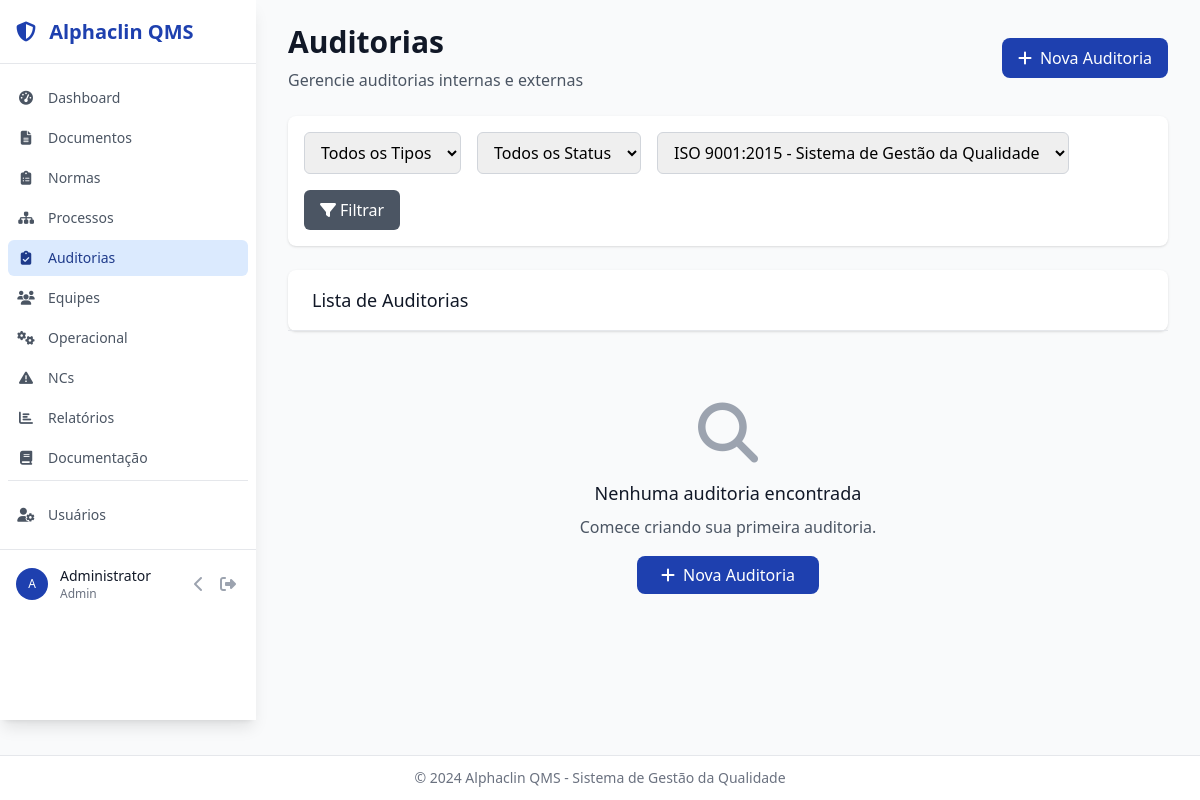
Page /audits/?norm_id=1 (signed in) on the committed database.
### models.py (models this page shows)
class User(UserMixin, db.Model):
    __tablename__ = 'users'
    id = db.Column(db.Integer, primary_key=True)
    username = db.Column(db.String(80), unique=True, nullable=False)
    email = db.Column(db.String(120), unique=True, nullable=False)
    password_hash = db.Column(db.String(255), nullable=False)
    full_name = db.Column(db.String(255), nullable=False)
    role = db.Column(db.Enum(UserRole), default=UserRole.USER, nullable=False)
    is_active = db.Column(db.Boolean, default=True, nullable=False)
    created_at = db.Column(db.DateTime, default=datetime.utcnow)
    last_login = db.Column(db.DateTime)
    created_documents = db.relationship('Document', foreign_keys='Document.created_by_id', backref='creator', lazy='dynamic')
    assigned_audits = db.relationship('Audit', foreign_keys='Audit.assigned_auditor_id', backref='assigned_auditor', lazy='dynamic')

### blueprints/audits.py (the view)
@audits_bp.route('/')
@login_required
def index():
    audit_type = request.args.get('type')
    status = request.args.get('status')
    norm_id = request.args.get('norm_id')
    query = Audit.query
    if audit_type:
        query = query.filter_by(audit_type=AuditType(audit_type))
    if status:
        query = query.filter_by(status=status)
    if norm_id:
        query = query.filter_by(norm_id=norm_id)
    audits = query.order_by(Audit.created_at.desc()).all()
    norms = Norm.query.filter_by(is_active=True).all()
    return render_template('audits/index.html', audits=audits, norms=norms)

### templates/audits/index.html (shortened to what this page needs)
{% extends "base.html" %}
{% block content %}
<div class="space-y-6">
    <div class="flex justify-between items-center">
        <div>
            <h1 class="text-3xl font-bold text-gray-900">Auditorias</h1>
            <p class="mt-2 text-gray-600">Gerencie auditorias internas e externas</p>
        </div>
        <a href="{{ url_for('audits.create') }}" class="bg-alphaclin-blue hover:bg-alphaclin-dark text-white px-4 py-2 rounded-lg transition-colors">
            <i class="fas fa-plus mr-2"></i>Nova Auditoria
        </a>
    </div>
    <div class="bg-white p-4 rounded-lg shadow">
        <form method="GET" class="flex flex-wrap gap-4 items-center">
            <div>
                <select name="type" class="px-3 py-2 border border-gray-300 rounded-md focus:outline-none focus:ring-2 focus:ring-alphaclin-blue">
                    <option value="">Todos os Tipos</option>
                </select>
            </div>
            <div>
                <select name="status" class="px-3 py-2 border border-gray-300 rounded-md focus:outline-none focus:ring-2 focus:ring-alphaclin-blue">
                    <option value="">Todos os Status</option>
                </select>
            </div>
            <div>
                <select name="norm_id" class="px-3 py-2 border border-gray-300 rounded-md focus:outline-none focus:ring-2 focus:ring-alphaclin-blue">
                    {% for norm in norms %}
                    <option value="{{ norm.id }}" {% if request.args.get('norm_id') == norm.id|string %}selected{% endif %}>{{ norm.name }}</option>
                    {% endfor %}
                </select>
            </div>
            <button type="submit" class="bg-gray-600 hover:bg-gray-700 text-white px-4 py-2 rounded-md transition-colors">
                <i class="fas fa-filter mr-1"></i>Filtrar
            </button>
        </form>
    </div>
    <div class="bg-white shadow rounded-lg">
        <div class="px-6 py-4 border-b border-gray-200">
            <h3 class="text-lg font-medium text-gray-900">Lista de Auditorias</h3>
        </div>
    </div>
    {% if not audits %}
    <div class="text-center py-12">
        <i class="fas fa-search text-gray-400 text-6xl mb-4"></i>
        <h3 class="text-lg font-medium text-gray-900 mb-2">Nenhuma auditoria encontrada</h3>
        <p class="text-gray-600 mb-6">Comece criando sua primeira auditoria.</p>
        <a href="{{ url_for('audits.create') }}" class="bg-alphaclin-blue hover:bg-alphaclin-dark text-white px-6 py-2 rounded-lg transition-colors">
            <i class="fas fa-plus mr-2"></i>Nova Auditoria
        </a>
    </div>
    {% endif %}
</div>
{% endblock %}

### templates/base.html (shortened to what this page needs)
<!DOCTYPE html>
<html lang="pt-BR">
<head>
    <script src="https://cdn.tailwindcss.com"></script>
    <link rel="stylesheet" href="https://cdnjs.cloudflare.com/ajax/libs/font-awesome/6.4.0/css/all.min.css">
</head>
<body class="bg-gray-50 min-h-screen flex flex-col">
    {% if current_user.is_authenticated %}
    <div id="sidebar" class="fixed left-0 top-0 w-64 bg-white shadow-lg transform transition-all duration-300 ease-in-out z-50 -translate-x-full lg:translate-x-0 flex flex-col overflow-y-auto" style="height: calc(100vh - 80px);">
        <div class="flex flex-col h-full">
            <div class="flex items-center justify-between h-16 px-4 border-b border-gray-200">
                <span id="logo-text" class="text-xl font-bold text-alphaclin-blue">
                    <i class="fas fa-shield-alt mr-2"></i>
                    Alphaclin QMS
                </span>
            </div>
            <nav class="px-2 py-4 space-y-1 overflow-y-auto">
                <a href="{{ url_for('main.dashboard') }}" title="Dashboard"
                    class="sidebar-link {% if request.endpoint == 'main.dashboard' %}bg-alphaclin-light text-alphaclin-dark{% else %}text-gray-600 hover:bg-gray-50 hover:text-gray-900{% endif %} group flex items-center px-2 py-2 text-sm font-medium rounded-md transition-colors">
                    <i class="fas fa-tachometer-alt sidebar-icon"></i>
                    <span class="sidebar-text ml-3">Dashboard</span>
                </a>
                <a href="{{ url_for('documents.index') }}" title="Documentos"
                    class="sidebar-link {% if request.blueprint == 'documents' %}bg-alphaclin-light text-alphaclin-dark{% else %}text-gray-600 hover:bg-gray-50 hover:text-gray-900{% endif %} group flex items-center px-2 py-2 text-sm font-medium rounded-md transition-colors">
                    <i class="fas fa-file-alt sidebar-icon"></i>
                    <span class="sidebar-text ml-3">Documentos</span>
                </a>
                <a href="{{ url_for('norms.index') }}" title="Normas"
                    class="sidebar-link {% if request.blueprint == 'norms' %}bg-alphaclin-light text-alphaclin-dark{% else %}text-gray-600 hover:bg-gray-50 hover:text-gray-900{% endif %} group flex items-center px-2 py-2 text-sm font-medium rounded-md transition-colors">
                    <i class="fas fa-clipboard-list sidebar-icon"></i>
                    <span class="sidebar-text ml-3">Normas</span>
                </a>
                <a href="{{ url_for('processes.index') }}" title="Processos"
                    class="sidebar-link {% if request.blueprint == 'processes' %}bg-alphaclin-light text-alphaclin-dark{% else %}text-gray-600 hover:bg-gray-50 hover:text-gray-900{% endif %} group flex items-center px-2 py-2 text-sm font-medium rounded-md transition-colors">
                    <i class="fas fa-sitemap sidebar-icon"></i>
                    <span class="sidebar-text ml-3">Processos</span>
                </a>
                <a href="{{ url_for('audits.index') }}" title="Auditorias"
                    class="sidebar-link {% if request.blueprint == 'audits' %}bg-alphaclin-light text-alphaclin-dark{% else %}text-gray-600 hover:bg-gray-50 hover:text-gray-900{% endif %} group flex items-center px-2 py-2 text-sm font-medium rounded-md transition-colors">
                    <i class="fas fa-clipboard-check sidebar-icon"></i>
                    <span class="sidebar-text ml-3">Auditorias</span>
                </a>
                <a href="{{ url_for('teams.index') }}" title="Equipes"
                    class="sidebar-link {% if request.blueprint == 'teams' %}bg-alphaclin-light text-alphaclin-dark{% else %}text-gray-600 hover:bg-gray-50 hover:text-gray-900{% endif %} group flex items-center px-2 py-2 text-sm font-medium rounded-md transition-colors">
                    <i class="fas fa-users sidebar-icon"></i>
                    <span class="sidebar-text ml-3">Equipes</span>
                </a>
                <a href="{{ url_for('operational.dashboard') }}" title="Painel Operacional"
                    class="sidebar-link {% if request.blueprint == 'operational' %}bg-alphaclin-light text-alphaclin-dark{% else %}text-gray-600 hover:bg-gray-50 hover:text-gray-900{% endif %} group flex items-center px-2 py-2 text-sm font-medium rounded-md transition-colors">
                    <i class="fas fa-cogs sidebar-icon"></i>
                    <span class="sidebar-text ml-3">Operacional</span>
                </a>
                <a href="{{ url_for('nonconformities.index') }}" title="Não Conformidades"
                    class="sidebar-link {% if request.blueprint == 'nonconformities' %}bg-alphaclin-light text-alphaclin-dark{% else %}text-gray-600 hover:bg-gray-50 hover:text-gray-900{% endif %} group flex items-center px-2 py-2 text-sm font-medium rounded-md transition-colors">
                    <i class="fas fa-exclamation-triangle sidebar-icon"></i>
                    <span class="sidebar-text ml-3">NCs</span>
                </a>
                <a href="{{ url_for('reports.index') }}" title="Relatórios"
                    class="sidebar-link {% if request.blueprint == 'reports' %}bg-alphaclin-light text-alphaclin-dark{% else %}text-gray-600 hover:bg-gray-50 hover:text-gray-900{% endif %} group flex items-center px-2 py-2 text-sm font-medium rounded-md transition-colors">
                    <i class="fas fa-chart-bar sidebar-icon"></i>
                    <span class="sidebar-text ml-3">Relatórios</span>
                </a>
                <a href="{{ url_for('docs.docs_index') }}" title="Documentação"
                    class="sidebar-link {% if request.blueprint == 'docs' %}bg-alphaclin-light text-alphaclin-dark{% else %}text-gray-600 hover:bg-gray-50 hover:text-gray-900{% endif %} group flex items-center px-2 py-2 text-sm font-medium rounded-md transition-colors">
                    <i class="fas fa-book sidebar-icon"></i>
                    <span class="sidebar-text ml-3">Documentação</span>
                </a>
                {% if current_user.role.value in ['admin', 'manager'] %}
                <div class="pt-4 border-t border-gray-200">
                    <a href="{{ url_for('users.index') }}" title="Usuários"
                        class="sidebar-link {% if request.blueprint == 'users' %}bg-alphaclin-light text-alphaclin-dark{% else %}text-gray-600 hover:bg-gray-50 hover:text-gray-900{% endif %} group flex items-center px-2 py-2 text-sm font-medium rounded-md transition-colors">
                        <i class="fas fa-user-cog sidebar-icon"></i>
                        <span class="sidebar-text ml-3">Usuários</span>
                    </a>
                </div>
                {% endif %}
            </nav>
            <div class="border-t border-gray-200 p-4">
                <div class="flex items-center justify-between">
                    <div class="flex items-center min-w-0 flex-1">
                        <div class="flex-shrink-0">
                            <div class="h-8 w-8 rounded-full bg-alphaclin-blue flex items-center justify-center">
                                <span class="text-xs font-medium text-white">{{ current_user.full_name.split()[0][0] }}{% if current_user.full_name.split()|length > 1 %}{{ current_user.full_name.split()[1][0] }}{% endif %}</span>
                            </div>
                        </div>
                        <div class="ml-3 min-w-0 flex-1 hidden lg:block">
                            <p class="text-sm font-medium text-gray-900 truncate">{{ current_user.full_name }}</p>
                            <p class="text-xs text-gray-500 capitalize">{{ current_user.role.value }}</p>
                        </div>
                    </div>
                    <div class="flex items-center space-x-2">
                        <button id="collapse-toggle" class="hidden lg:block p-1 rounded-md text-gray-400 hover:text-gray-600 focus:outline-none focus:ring-2 focus:ring-alphaclin-blue">
                            <i id="collapse-icon" class="fas fa-chevron-left"></i>
                        </button>
                        <a href="{{ url_for('auth.logout') }}" class="p-1 rounded-md text-gray-400 hover:text-gray-600 focus:outline-none focus:ring-2 focus:ring-alphaclin-blue" title="Sair">
                            <i class="fas fa-sign-out-alt"></i>
                        </a>
                    </div>
                </div>
            </div>
        </div>
    </div>
    <main id="main-content" class="lg:ml-64 flex flex-col transition-all duration-300 ease-in-out overflow-auto pb-16">
        <div class="flex-1 px-4 py-6 lg:px-8">
        {% block content %}{% endblock %}
        </div>
    </main>
    {% if current_user.is_authenticated %}
    <footer class="fixed bottom-0 left-0 right-0 bg-white border-t border-gray-200 py-3 z-40">
        <div class="px-4 lg:px-8">
            <div class="text-center text-sm text-gray-500">
                © 2024 Alphaclin QMS - Sistema de Gestão da Qualidade
            </div>
        </div>
    </footer>
    {% endif %}
    {% endif %}
</body>
</html>

### templates/base.html (style rules this page uses)
.sidebar-link { position: relative; }
.sidebar-icon { transition: transform 0.2s ease-in-out; width: 20px; text-align: center; }
#sidebar { transition: width 0.3s ease-in-out; }
#main-content { transition: margin-left 0.3s ease-in-out; }
#sidebar.w-64 ~ #main-content { margin-left: 16rem; }

### rows in the picture
User: full_name "A", full_name "Administrator", role.value "Admin"

### other values in the picture
form field norm_id "ISO 9001:2015 - Sistema de Gestão da Qualidade"
